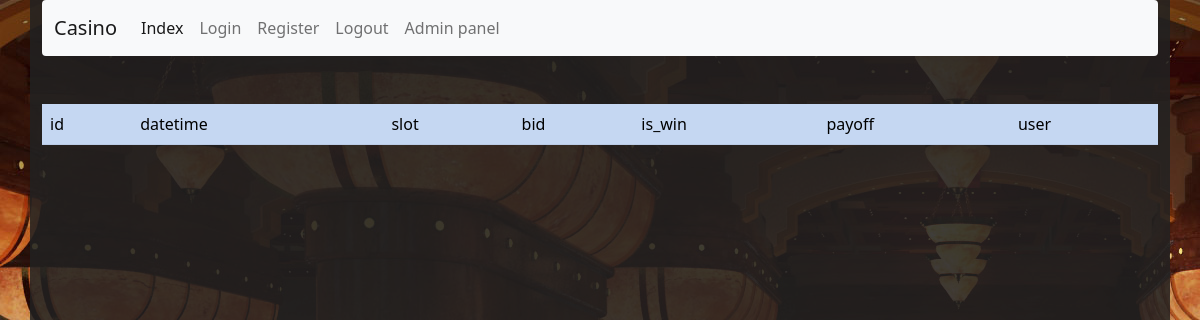
The page /admin/games on the database as committed earlier.
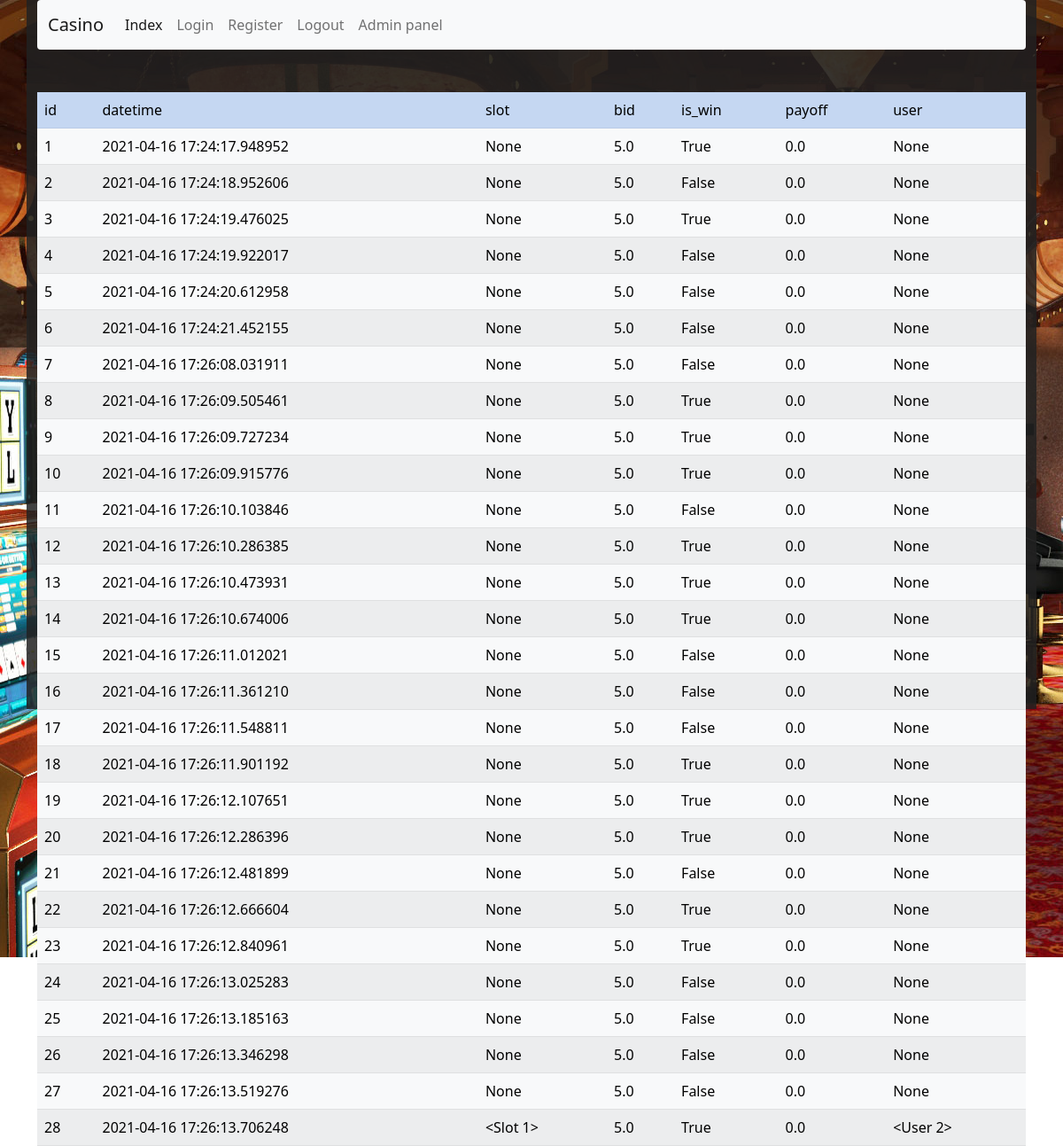
The same page on the database as committed later.
### main.py (models this page shows)
class Game(db.Model):
    __tablename__ = "game"
    id = db.Column(db.Integer, primary_key=True)
    datetime = db.Column(db.DateTime, default=datetime.utcnow)
    slot = db.relationship('Slot', backref='game', uselist=False)
    bid = db.Column(db.Float, nullable=False)
    is_win = db.Column(db.Boolean, nullable=False)
    payoff = db.Column(db.Float, nullable=False)
    user = db.relationship('User', backref='game', uselist=False)

### main.py (the view)
@app.route("/admin/games")
def admin_games():
    games = Game.query.all()
    return render_template("admin_games.html", games=games)

### templates/admin_games.html (shortened to what this page needs)
{% extends 'base.html' %}
{% block body %}
    <table class="table table-striped table-hover">
        <tr class="table-primary">
            <td>id</td>
            <td>datetime</td>
            <td>slot</td>
            <td>bid</td>
            <td>is_win</td>
            <td>payoff</td>
            <td>user</td>
        </tr>
        {% for game in games %}
            <tr class="table-light">
                <td>{{ game.id }}</td>
                <td>{{ game.datetime }}</td>
                <td>{{ game.slot }}</td>
                <td>{{ game.bid }}</td>
                <td>{{ game.is_win }}</td>
                <td>{{ game.payoff }}</td>
                <td>{{ game.user }}</td>
            </tr>
        {% endfor %}
    </table>
{% endblock %}

### templates/base.html (shortened to what this page needs)
<!DOCTYPE html>
<html lang="ru">
<head>
    <link href="https://cdn.jsdelivr.net/npm/bootstrap@5.0.0-beta3/dist/css/bootstrap.min.css" rel="stylesheet">
  </head>
<body style="background: url({{ url_for('static', filename = 'bg.jpg') }}) no-repeat 0px 0px;">
<div class="container" style="height: 100vh; background-color: rgba(33, 33, 33, 0.85);">
    <nav class="navbar navbar-expand-lg navbar-light bg-light rounded" aria-label="Eleventh navbar example">
      <div class="container-fluid">
        <a class="navbar-brand" href="#">Casino</a>
        <div class="collapse navbar-collapse" id="navbarsExample09">
          <ul class="navbar-nav me-auto mb-2 mb-lg-0">
            <li class="nav-item">
              <a class="nav-link active" aria-current="page" href="{{ url_for('index') }}">Index</a>
            </li>
            <li class="nav-item">
              <a class="nav-link" href="{{ url_for('login') }}">Login</a>
            </li>
            <li class="nav-item">
              <a class="nav-link" href="{{ url_for('register') }}">Register</a>
            </li>
              <li class="nav-item">
              <a class="nav-link" href="{{ url_for('logout') }}">Logout</a>
            </li>
              <li class="nav-item">
              <a class="nav-link" href="{{ url_for('admin') }}">Admin panel</a>
            </li>
          </ul>
        </div>
      </div>
    </nav>
    <br><br>
    {% block body %}{% endblock %}
</div>
</body>
</html>

Rows that differ between the two databases and show on the page:
added Game: id "1", datetime "2021-04-16 17:24:17.948952", slot "None", bid "5.0", is_win "True", payoff "0.0", user "None"
added Game: id "2", datetime "2021-04-16 17:24:18.952606", slot "None", bid "5.0", is_win "False", payoff "0.0", user "None"
added Game: id "3", datetime "2021-04-16 17:24:19.476025", slot "None", bid "5.0", is_win "True", payoff "0.0", user "None"
added Game: id "4", datetime "2021-04-16 17:24:19.922017", slot "None", bid "5.0", is_win "False", payoff "0.0", user "None"
added Game: id "5", datetime "2021-04-16 17:24:20.612958", slot "None", bid "5.0", is_win "False", payoff "0.0", user "None"
added Game: id "6", datetime "2021-04-16 17:24:21.452155", slot "None", bid "5.0", is_win "False", payoff "0.0", user "None"
added Game: id "7", datetime "2021-04-16 17:26:08.031911", slot "None", bid "5.0", is_win "False", payoff "0.0", user "None"
added Game: id "8", datetime "2021-04-16 17:26:09.505461", slot "None", bid "5.0", is_win "True", payoff "0.0", user "None"
added Game: id "9", datetime "2021-04-16 17:26:09.727234", slot "None", bid "5.0", is_win "True", payoff "0.0", user "None"
added Game: id "10", datetime "2021-04-16 17:26:09.915776", slot "None", bid "5.0", is_win "True", payoff "0.0", user "None"
added Game: id "11", datetime "2021-04-16 17:26:10.103846", slot "None", bid "5.0", is_win "False", payoff "0.0", user "None"
added Game: id "12", datetime "2021-04-16 17:26:10.286385", slot "None", bid "5.0", is_win "True", payoff "0.0", user "None"
added Game: id "13", datetime "2021-04-16 17:26:10.473931", slot "None", bid "5.0", is_win "True", payoff "0.0", user "None"
added Game: id "14", datetime "2021-04-16 17:26:10.674006", slot "None", bid "5.0", is_win "True", payoff "0.0", user "None"
added Game: id "15", datetime "2021-04-16 17:26:11.012021", slot "None", bid "5.0", is_win "False", payoff "0.0", user "None"
added Game: id "16", datetime "2021-04-16 17:26:11.361210", slot "None", bid "5.0", is_win "False", payoff "0.0", user "None"
added Game: id "17", datetime "2021-04-16 17:26:11.548811", slot "None", bid "5.0", is_win "False", payoff "0.0", user "None"
added Game: id "18", datetime "2021-04-16 17:26:11.901192", slot "None", bid "5.0", is_win "True", payoff "0.0", user "None"
added Game: id "19", datetime "2021-04-16 17:26:12.107651", slot "None", bid "5.0", is_win "True", payoff "0.0", user "None"
added Game: id "20", datetime "2021-04-16 17:26:12.286396", slot "None", bid "5.0", is_win "True", payoff "0.0", user "None"
added Game: id "21", datetime "2021-04-16 17:26:12.481899", slot "None", bid "5.0", is_win "False", payoff "0.0", user "None"
added Game: id "22", datetime "2021-04-16 17:26:12.666604", slot "None", bid "5.0", is_win "True", payoff "0.0", user "None"
added Game: id "23", datetime "2021-04-16 17:26:12.840961", slot "None", bid "5.0", is_win "True", payoff "0.0", user "None"
added Game: id "24", datetime "2021-04-16 17:26:13.025283", slot "None", bid "5.0", is_win "False", payoff "0.0", user "None"
added Game: id "25", datetime "2021-04-16 17:26:13.185163", slot "None", bid "5.0", is_win "False", payoff "0.0", user "None"
added Game: id "26", datetime "2021-04-16 17:26:13.346298", slot "None", bid "5.0", is_win "False", payoff "0.0", user "None"
added Game: id "27", datetime "2021-04-16 17:26:13.519276", slot "None", bid "5.0", is_win "False", payoff "0.0", user "None"
added Game: id "28", datetime "2021-04-16 17:26:13.706248", slot "<Slot 1>", bid "5.0", is_win "True", payoff "0.0", user "<User 2>"
